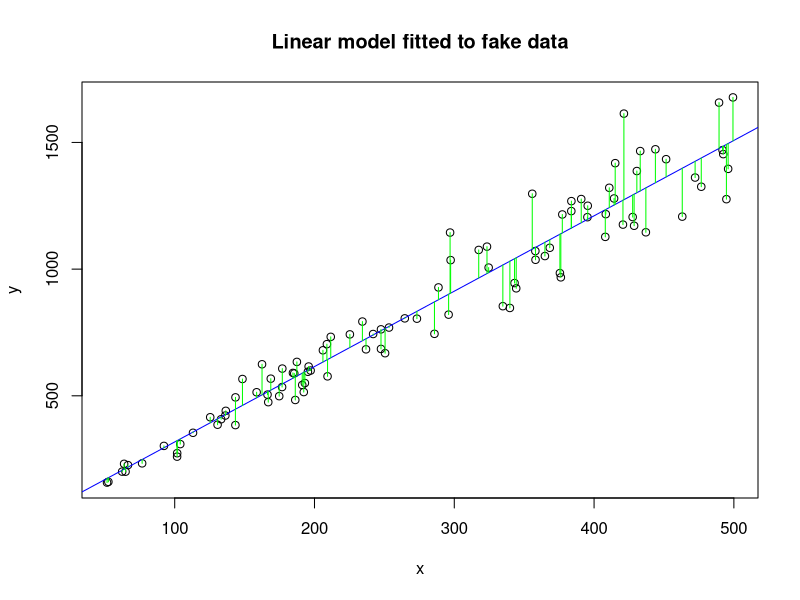
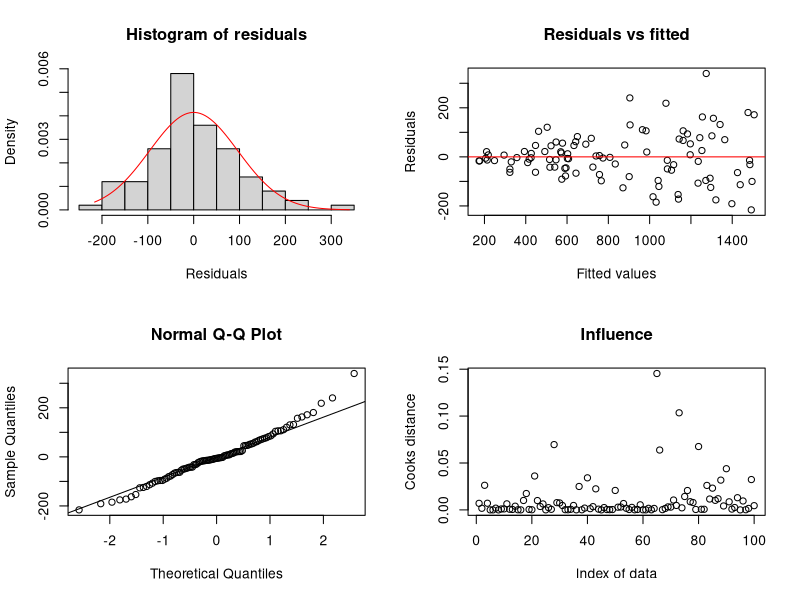
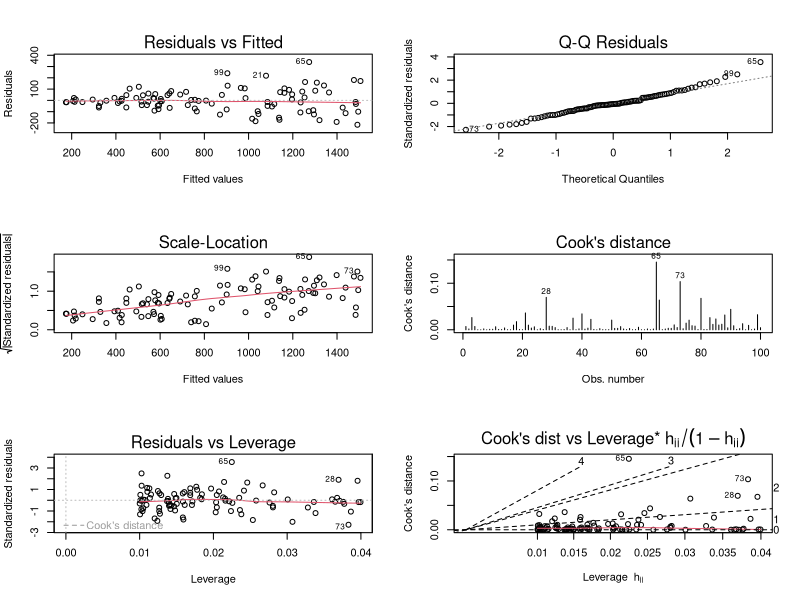

Source code (R) for these figures, in order:
# There are two programs that demonstrate diagnostic procedures for evaluating
# models fitted by likelihood methods. This is program 1 (diagnostics1.r), which
# is oriented toward Normal, linear, and generalized linear models and their
# multilevel counterparts. The second program (diagnostics2.r) has procedures
# for more general likelihood cases (including arbitrary data distributions and
# nonlinear models). Much of the advice here should in principle also apply to
# Bayesian models especially when strong priors are not used and the likelihood
# contains most of the information in the posterior.
# 
# It is important not to get confused by the different parts of this program.
# Generating fake data and linear regression are not part of the diagnostic
# methods. We need example datasets - so we'll make them up. We'll make up data
# where the true model is a simple linear or nonlinear function. Once we have
# fake data, we'll fit a linear model to it using lm(), then we'll consider
# diagnostics for the fitted model. Most of these methods extend from the Normal
# linear model to the rest of the linear model family (GLMM etc).
#
# In the program below, choose one of four possible scenarios for generating 
# fake data (run just the lines for that scenario), then skip to the rest of the
# code (from line starting with "#--Linear regression") to examine the
# diagnostic plots for a Normal linear model fitted to those data.
# 
# Brett Melbourne 18 Oct 2018
#

# 1) Generate some data (linear)
a <- 0    #y-intercept
b <- 3    #slope of linear predictor
v <- 1000    #error variance
x <- runif(100, 50, 100)    #an x variable
y <- a + b * x + rnorm(100, sd=sqrt(v)) #the y data


# 2) Generate some data (nonlinear)
a <- 0    #y-intercept
b <- 1    #slope of linear predictor
c <- 1    #quadratic parameter - controls degree of nonlinearity
v <- 10000    #error variance
x <- runif(100, 50, 100)    #an x variable
y <- a + b * x + c * x^2 + rnorm(100, sd=sqrt(v)) #the y data


# 3) Generate some data (linear with outlier)
a <- 0    #y-intercept
b <- 3    #slope of linear predictor
v <- 1000    #error variance
x <- runif(100, 50, 100)    #an x variable
y <- a + b * x + rnorm(100, sd=sqrt(v)) #the y data
y[which.min(x)] <- y[which.min(x)] * 2.5


# 4) Generate some data (linear but not Normal; instead lognormal)
a <- 0    #y-intercept
b <- 3    #slope of linear predictor
v <- 0.01  #error variance on log scale
x <- runif(100, 50, 500)    #an x variable
y <-  rlnorm(100, meanlog=log(a + b * x), sdlog=sqrt(v)) #the y data



#--Linear regression of the fake data 
# We are doing simple linear regression using `lm()` as a simple example of
# fitting a model.
fit <- lm(y ~ x)
plot(x, y, main="Linear model fitted to fake data")
abline(fit, col="blue")

#----Diagnostics-------------------------------------------------------------------

# So, now we have a fitted model, are there any problems with the model?

# Begin by calculating some basic quantities. Some of these are easily obtained
# from the object saved by `lm()` but we will instead calculate these here from
# first principles to illustrate how to go about it for more complex models.

# First we want the model predictions (also called the "fitted values"), which 
# we'll calculate by plugging the maximum likelihood estimates of the parameters
# into the equation for the linear model.
pars <- coef(fit)                  #These are the best fit parameters
pars                               #The parameter marked "x" is the slope
preds <- pars[1] + pars[2] * x 

# Then we will calculate the residuals (observed minus predicted)
segments(x, preds, x, y, col="green") #shows the residuals
r <- y - preds

# And here is a special diagnostic for linear normal models, called Cook's
# statistic, that measures the influence of a data point. We'll use the built in
# function to calculate it. This only works for an `lm()` fitted object.
cooks <- cooks.distance(fit) 

# Cook's statistic is what is called a "deletion diagnostic". In
# `diagnostics2.R` we will look at a more general algorithm for deletion
# diagnostics that can be applied to any model, including multilevel models.


#----Diagnostic plots-----------------------------------------------------------
par(mfrow=c(2,2))
# 1. histogram of residuals assessed against theoretical distribution
hist(r, xlab="Residuals", main="Histogram of residuals", freq=FALSE)
rseq <- seq(min(r), max(r),  length.out=100)
lines(rseq, dnorm(rseq, mean=0, sd=sd(r)), col="red")

# 2. Residuals vs predicted (fitted)
plot(preds, r, ylab="Residuals", xlab="Fitted values",
     main="Residuals vs fitted")
abline(h=0, col="red")

# 3. Quantile-quantile plot
qqnorm(r) #This plots the same graph using R's built in function
qqline(r)
# See quantiles_&_qqplots.R for a tutorial on quantiles and Q-Q plots

# 4. Cooks distance (case deletion diagnostic)
plot(1:length(cooks), cooks, ylab="Cooks distance", xlab="Index of data",
     main="Influence")

# Several of these, or variants, are also are produced by by R's linear
# regression tools.
par(mfrow=c(3,2))
plot(fit, 1:6, ask=FALSE)
?plot.lm
